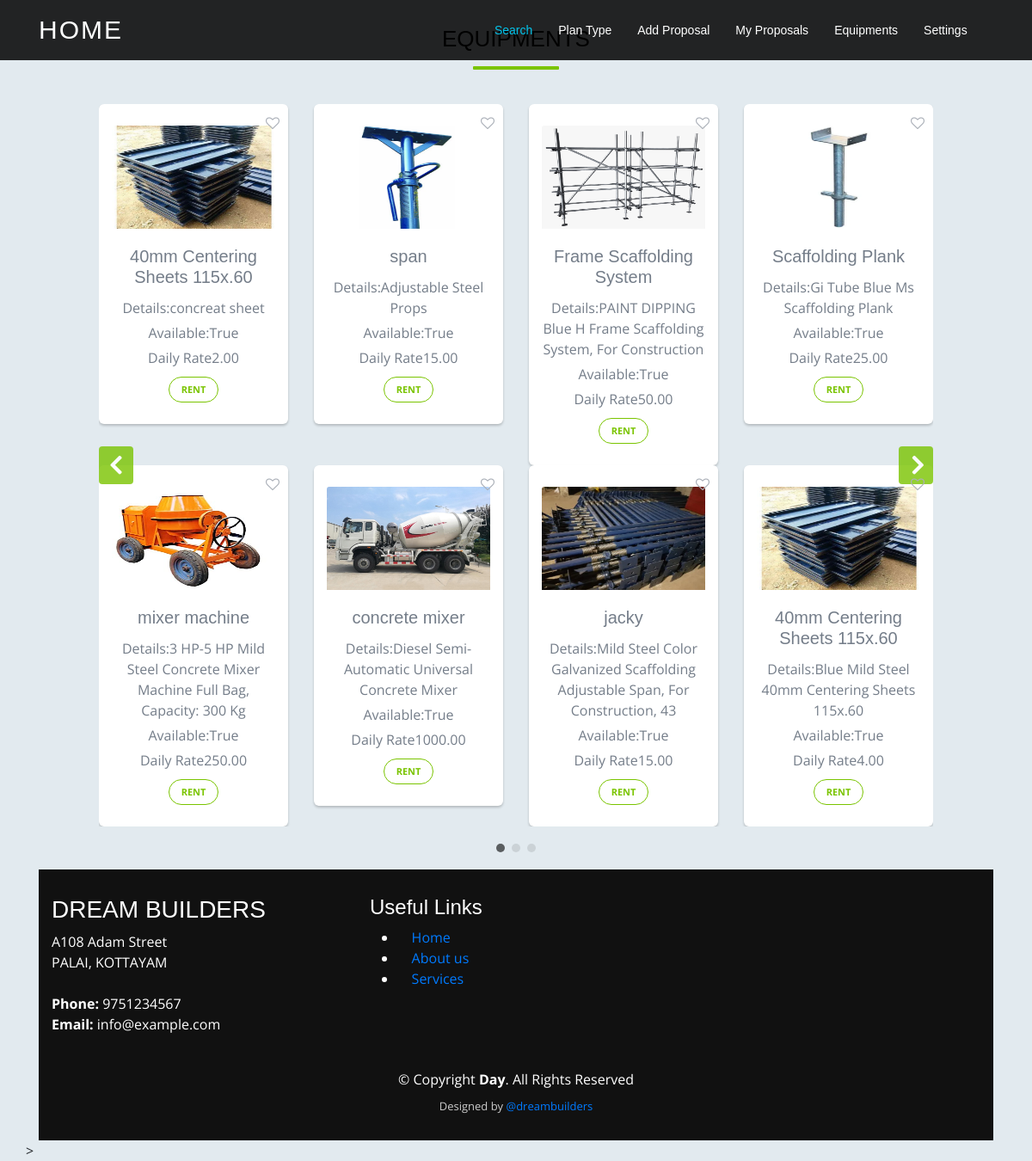
Screenshot of /equipments-details with the database file from the repository.
### myapp/models.py (models this page shows)
class Equipment(models.Model):
    equ_name = models.CharField(max_length=100)
    description = models.TextField(max_length=100,blank=True)
    available = models.BooleanField(default=True)
    daily_rate = models.DecimalField(max_digits=10, decimal_places=2)
    image = models.ImageField()

### myapp/views.py (the view)
# urls.py: path('equipments-details', views.equipments_details, name='equipments_details'),
def equipments_details(request):
    e =  Equipment.objects.all()
    context={'details':e}
    return render(request, './myapp/equipments-details.html',context)

### myapp/templates/myapp/equipments-details.html (shortened to what this page needs)
{% extends 'myapp/user_base.html' %}
{% load static %}
{% block body %}
<!DOCTYPE html>
<html lang="en">
<head>
<link rel="stylesheet" href="https://stackpath.bootstrapcdn.com/bootstrap/4.5.0/css/bootstrap.min.css">
<link rel="stylesheet" href="https://maxcdn.bootstrapcdn.com/font-awesome/4.7.0/css/font-awesome.min.css">
</head>
<body>
<div class="container-xl">
	<div class="row">
		<div class="col-md-12">
			<h2>EQUIPMENTS</h2>
			<div id="myCarousel" class="carousel slide" data-ride="carousel" data-interval="0">
			<ol class="carousel-indicators">
				<li data-target="#myCarousel" data-slide-to="0" class="active"></li>
				<li data-target="#myCarousel" data-slide-to="1"></li>
				<li data-target="#myCarousel" data-slide-to="2"></li>
			</ol>
			<div class="carousel-inner">
				<div class="item carousel-item active">
					<div class="row">
            {% for i in details%}
						<div class="col-sm-3">
							<div class="thumb-wrapper">
								<span class="wish-icon"><i class="fa fa-heart-o"></i></span>
								<div class="img-box">
                  <img class="card-img-top" src="{{i.image.url}}" alt="Card image cap">
								</div>
								<div class="thumb-content">
									<h5 class="card-title">{{i.equ_name}}</h5>
                  <p class="card-text">Details:{{i.description}}</p>
                  <p class="card-text">Available:{{i.available }}</p>
                  <p class="card-text">Daily Rate{{i.daily_rate}}</p>
									<a href="/rent/{{i.id}}" class="btn btn-primary"> RENT</a>
								</div>
							</div>
						</div>
            {% endfor %}
			<a class="carousel-control-prev" href="#myCarousel" data-slide="prev">
				<i class="fa fa-angle-left"></i>
			</a>
			<a class="carousel-control-next" href="#myCarousel" data-slide="next">
				<i class="fa fa-angle-right"></i>
			</a>
		</div>
		</div>
	</div>
</div>
<footer id="footer">
    <div class="footer-top">
      <div class="container">
        <div class="row">
          <div class="col-lg-4 col-md-6">
            <div class="footer-info">
              <h3>DREAM BUILDERS</h3>
              <p>
                A108 Adam Street <br>
                PALAI, KOTTAYAM<br><br>
                <strong>Phone:</strong> 9751234567<br>
                <strong>Email:</strong> info@example.com<br>
              </p>
              <div class="social-links mt-3">
                <a href="#" class="twitter"><i class="bx bxl-twitter"></i></a>
                <a href="#" class="facebook"><i class="bx bxl-facebook"></i></a>
                <a href="#" class="instagram"><i class="bx bxl-instagram"></i></a>
                <a href="#" class="google-plus"><i class="bx bxl-skype"></i></a>
                <a href="#" class="linkedin"><i class="bx bxl-linkedin"></i></a>
              </div>
            </div>
          </div>
          <div class="col-lg-2 col-md-6 footer-links">
            <h4>Useful Links</h4>
            <ul>
              <li><i class="bx bx-chevron-right"></i> <a href="#">Home</a></li>
              <li><i class="bx bx-chevron-right"></i> <a href="#">About us</a></li>
              <li><i class="bx bx-chevron-right"></i> <a href="#">Services</a></li>
            </ul>
          </div>
        </div>
      </div>
    </div>
    <div class="container">
      <div class="copyright">
        &copy; Copyright <strong><span>Day</span></strong>. All Rights Reserved
      </div>
      <div class="credits">
        Designed by <a href>@dreambuilders</a>
      </div>
    </div>
  </footer>
</body>
</html>
{% endblock %}

### myapp/static/myapp/assets/assets/css/style.css (style rules this page uses)
body { background: #fff; color: #666666; font-family: "Open Sans", sans-serif; }
a { text-decoration: none; color: #03C4EB; transition: 0.5s; }
p { padding: 0; margin: 0 0 30px 0; }
h1, h2, h3, h4, h5, h6 { font-family: "Raleway", sans-serif; font-weight: 400; margin: 0 0 20px 0; padding: 0; }
#footer { background: #111; padding: 30px 0; color: #fff; }
#footer .copyright { text-align: center; }
#footer .credits { padding-top: 10px; text-align: center; font-size: 13px; color: #ccc; }

### myapp/templates/myapp/user_base.html (style rules this page uses)
body { background-repeat: no-repeat; background-attachment: fixed; background-size: cover; }

### myapp/templates/myapp/equipments-details.html (style rules this page uses)
body { background: #e2eaef; font-family: "Open Sans", sans-serif; }
h2 { color: #000; font-size: 26px; font-weight: 300; text-align: center; text-transform: uppercase; position: relative; margin: 30px 0 60px; }
h2::after { content: ""; width: 100px; position: absolute; margin: 0 auto; height: 4px; border-radius: 1px; background: #7ac400; left: 0; right: 0; bottom: -20px; }
.carousel { margin: 50px auto; padding: 0 70px; }
.carousel .item { color: #747d89; min-height: 325px; text-align: center; overflow: hidden; }
.carousel .thumb-wrapper { padding: 25px 15px; background: #fff; border-radius: 6px; text-align: center; position: relative; box-shadow: 0 2px 3px rgba(0,0,0,0.2); }
.carousel .item .img-box { height: 120px; margin-bottom: 20px; width: 100%; position: relative; }
.carousel .item img { max-width: 100%; max-height: 100%; display: inline-block; position: absolute; bottom: 0; margin: 0 auto; left: 0; right: 0; }
.carousel .item h4, .carousel .item p, .carousel .item ul { margin-bottom: 5px; }
.carousel .thumb-content .btn { color: #7ac400; font-size: 11px; text-transform: uppercase; font-weight: bold; background: none; border: 1px solid #7ac400; padding: 6px 14px; margin-top: 5px; line-height: 16px; border-radius: 20px; }
.carousel-control-prev, .carousel-control-next { height: 44px; width: 40px; background: #7ac400; margin: auto 0; border-radius: 4px; opacity: 0.8; }
.carousel-control-prev i, .carousel-control-next i { font-size: 36px; position: absolute; top: 50%; display: inline-block; margin: -19px 0 0 0; z-index: 5; left: 0; right: 0; color: #fff; text-shadow: none; font-weight: bold; }
.carousel-control-prev i { margin-left: -2px; }
.carousel-control-next i { margin-right: -4px; }
.carousel-indicators { bottom: -50px; }
.carousel-indicators li, .carousel-indicators li.active { width: 10px; height: 10px; margin: 4px; border-radius: 50%; border: none; }
.carousel-indicators li { background: rgba(0, 0, 0, 0.2); }
.carousel-indicators li.active { background: rgba(0, 0, 0, 0.6); }
.carousel .wish-icon { position: absolute; right: 10px; top: 10px; z-index: 99; cursor: pointer; font-size: 16px; color: #abb0b8; }

### rows the page displays
Equipment: image (picture), equ_name "40mm Centering Sheets 115x.60", description "concreat sheet", available "True", daily_rate "2.00"
Equipment: image (picture), equ_name "span", description "Adjustable Steel Props", available "True", daily_rate "15.00"
Equipment: image (picture), equ_name "Frame Scaffolding System", description "PAINT DIPPING Blue H Frame Scaffolding System, For Construction", available "True", daily_rate "50.00"
Equipment: image (picture), equ_name "Scaffolding Plank", description "Gi Tube Blue Ms Scaffolding Plank", available "True", daily_rate "25.00"
Equipment: image (picture), equ_name "mixer machine", description "3 HP-5 HP Mild Steel Concrete Mixer Machine Full Bag, Capacity: 300 Kg", available "True", daily_rate "250.00"
Equipment: image (picture), equ_name "concrete mixer", description "Diesel Semi-Automatic Universal Concrete Mixer", available "True", daily_rate "1000.00"
Equipment: image (picture), equ_name "jacky", description "Mild Steel Color Galvanized Scaffolding Adjustable Span, For Construction, 43", available "True", daily_rate "15.00"
Equipment: image (picture), equ_name "40mm Centering Sheets 115x.60", description "Blue Mild Steel 40mm Centering Sheets 115x.60", available "True", daily_rate "4.00"
